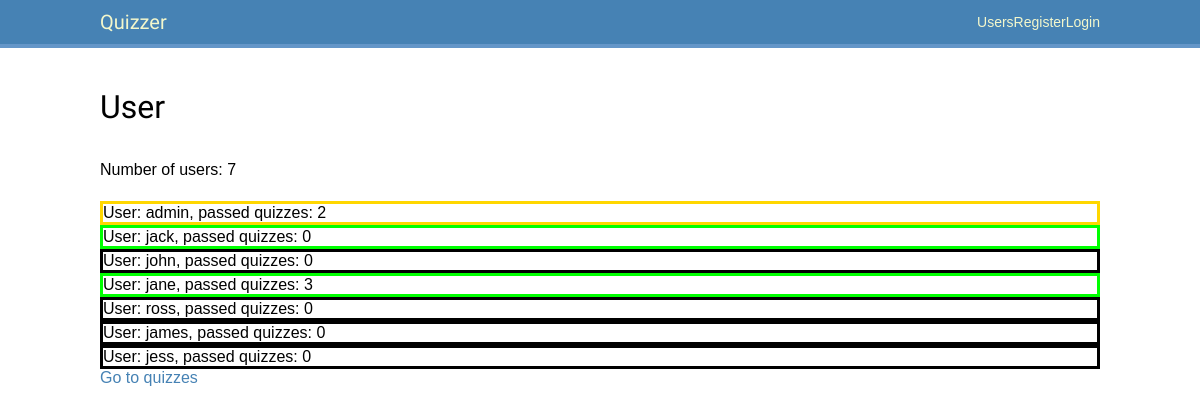
/users/, run on the app's committed database.
### users/models.py (models this page shows, shortened)
class User(AbstractUser):
    balance = models.IntegerField(default=0)
    color = models.ForeignKey(to=Color, on_delete=models.CASCADE,
        related_name='users', null=True, blank=True)  # default= ?
    colors = models.ManyToManyField(Color)
    answers = models.ManyToManyField(Answer)
    def passed_quizzes(self) -> set[Quiz]:
        result = set()
        for answer in self.answers.all():
            result.add(answer.question.quiz)
        return result

### quizzes/models.py (models this page shows, shortened)
class Answer(models.Model):
    text = models.CharField(max_length=512)
    question = models.ForeignKey(to=Question, on_delete=models.CASCADE,
                                 related_name='answers')

class Question(models.Model):
    text = models.CharField(max_length=512)
    quiz = models.ForeignKey(to=Quiz, on_delete=models.CASCADE,
                             related_name='questions')
    price = models.IntegerField(default=0)  # rename to points?

class Quiz(models.Model):
    title = models.CharField(max_length=128)
    description = models.CharField(max_length=512)

### users/views.py (the view)
# urls.py: path('', UserListView.as_view(), name='user_list'),  # 'users/' or 'list/' ??
class UserListView(ListView):
    model = USER
    template_name = 'users/user_list.html'

### users/templates/users/user_list.html (shortened to what this page needs)
{% extends "base.html" %}
{% block content %}
    <h1>User</h1>
    <p>
        Number of users: {{ object_list|length }}
    </p>
    {% if object_list %}
        {% for user in object_list %}
            <div style="border-style: solid; border-color: {{ user.color.value }};">
                User: {{ user.username }}, passed quizzes: {{ user.passed_quizzes|length }}
            </div>
        {% endfor %}
    {% else %}
        There are no users yet.
    {% endif %}
    <a href="{% url 'quizzes:quiz_list' %}">Go to quizzes</a>
{% endblock %}

### users/static/css/base2.css (style rules this page uses)
body { margin:0; padding:0; font-family:helvetica, sans-serif; }
p { line-height: 1.8; }
a { color: steelblue; text-decoration:none; }
h1, h2, h3, h4, h5 , h6 { font-family: 'Muli', sans-serif; font-weight:normal; }
h1 { padding:0 0 10px 0; margin:10px 0 20px 0; }

### data on the page
User: username "admin", passed_quizzes|length "2"
User: username "jack", passed_quizzes|length "0"
User: username "john", passed_quizzes|length "0"
User: username "jane", passed_quizzes|length "3"
User: username "ross", passed_quizzes|length "0"
User: username "james", passed_quizzes|length "0"
User: username "jess", passed_quizzes|length "0"

### other printed values
{{ object_list|length }} "7"
